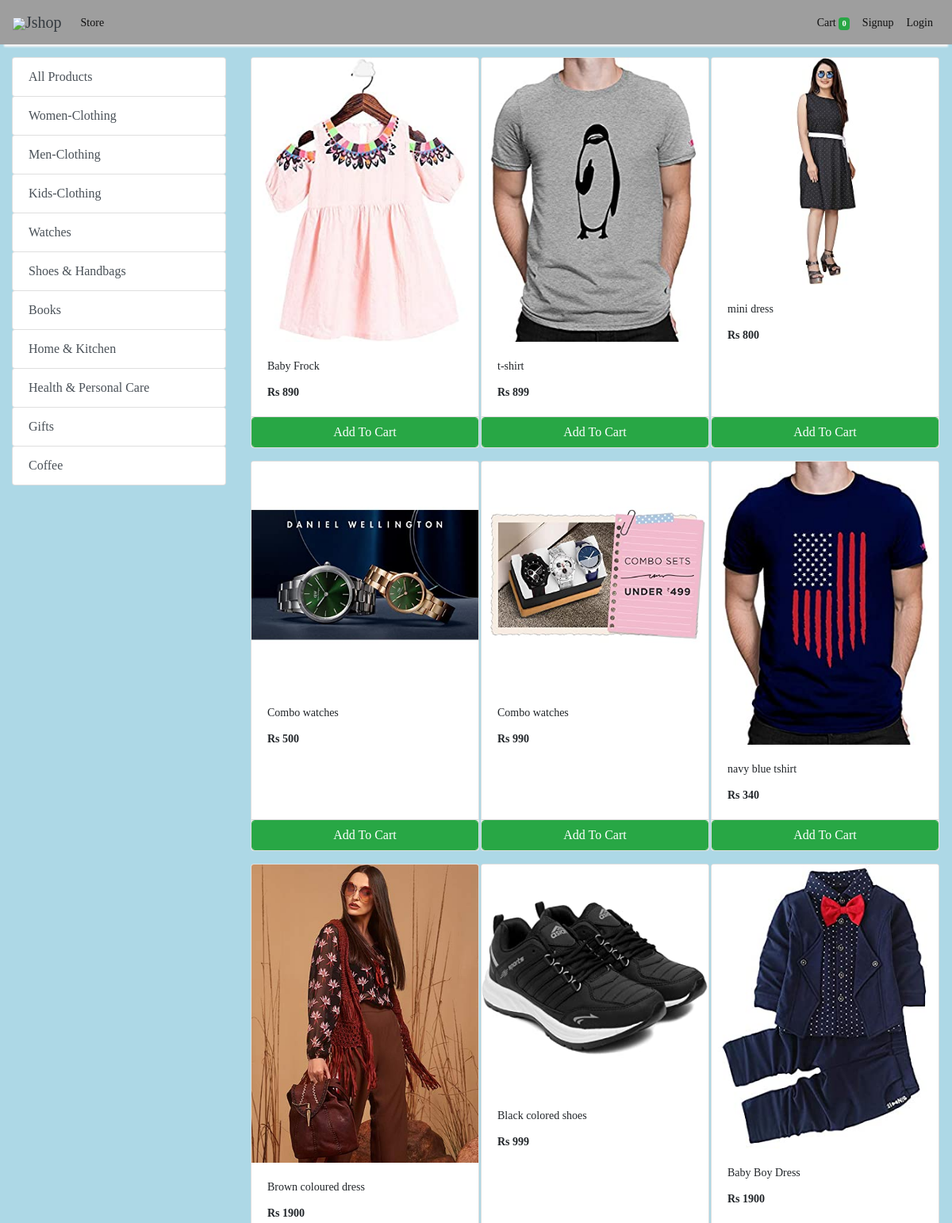
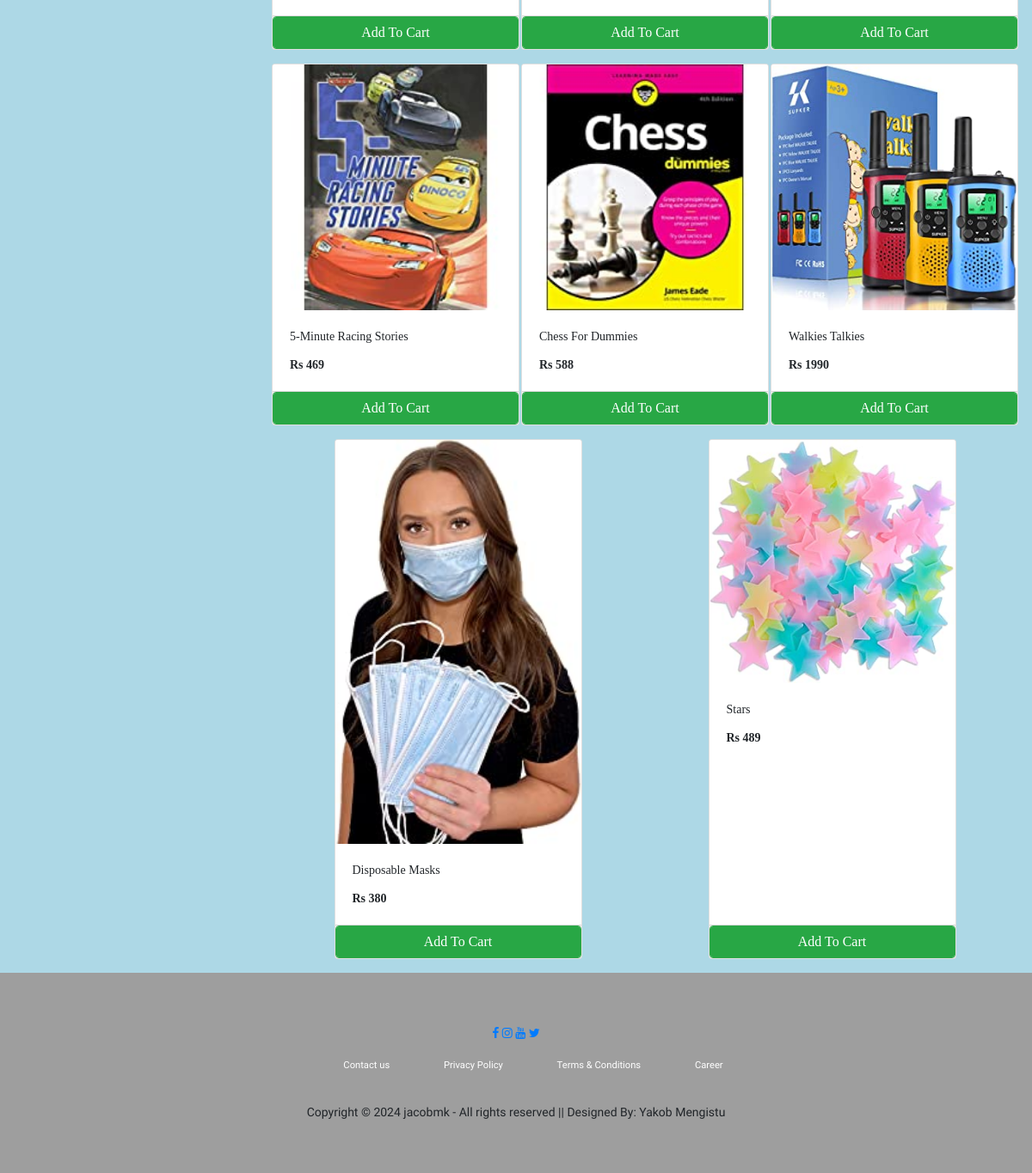
The app's page /store with its own data (2 pictures, top to bottom).
### store/models/category.py (models this page shows, shortened)
class Category(models.Model):
    name= models.CharField(max_length=50)
    @staticmethod
    def get_all_categories():
        return Category.objects.all()

### store/models/product.py (models this page shows, shortened)
class Products(models.Model):
    name = models.CharField(max_length=60)
    price= models.IntegerField(default=0)
    category= models.ForeignKey(Category,on_delete=models.CASCADE,default=1 )
    description= models.CharField(max_length=250, default='', blank=True, null= True)
    image= models.ImageField(upload_to='uploads/products/')
    @staticmethod
    def get_all_products():
        return Products.objects.all()

### store/views/home.py (the view)
# urls.py: path('' , include('store.urls'))
def store(request):
    cart = request.session.get('cart')
    if not cart:
        request.session['cart'] = {}
    products = None
    categories = Category.get_all_categories()
    categoryID = request.GET.get('category')
    if categoryID:
        products = Products.get_all_products_by_categoryid(categoryID)
    else:
        products = Products.get_all_products();
    data = {}
    data['products'] = products
    data['categories'] = categories
    print('you are : ', request.session.get('email'))
    return render(request, 'index.html', data)

### store/templatetags/cart.py (called while the page is built)
@register.filter (name='is_in_cart')
def is_in_cart(product, cart):
    keys = cart.keys ()
    for id in keys:
        if int (id) == product.id:
            return True
    return False;

### store/templatetags/custom_filter.py (called while the page is built)
@register.filter(name='currency')
def currency(number):
    return "Rs "+str(number)

### store/templates/index.html (shortened to what this page needs)
{% extends 'base.html' %}
{% block content %}
{% load cart %}
{% load custom_filter %}
<div class="container-fluid mt-3">
	<div class="row">
		<div class="col-lg-3 mx-auto">
			<div class="list-group">
				<a href="/" class="list-group-item list-group-item-action btn btn-outline-success">All Products</a>
				{% for category in categories %}
				<a href="/?category={{category.id}}"
					class="list-group-item list-group-item-action btn btn-outline-success ">{{category.name}}</a>
				{% endfor %}
			</div>
		</div>
		<div id='products' class="col-lg-9 mx-auto">
			<div class="row mx-auto">
				{% for product in products %}
				<div class="card mx-auto mb-3" id={{product.id}} style="width: 18rem;">
					<img class="card-img-top" src="{{product.image.url}}" alt="Card image cap">
					<div class="card-body">
						<p class="card-title">{{product.name}}</p>
						<p class="card-text"><b>{{product.price|currency}}</b></p>
					</div>
					<div class="card-footer p-0 no-gutters">
						{% if product|is_in_cart:request.session.cart %}
						<div class="row no-gutters">
							<form action="/#{{product.id}}" class="col-2 " method="post">
								{% csrf_token %}
								<input hidden type="text" name='product' value='{{product.id}}'>
								<input hidden type="text" name='remove' value='True'>
								<input type="submit" value=" - " class="btn btn-block btn-success border-right">
							</form>
							<div class="text-center col btn btn-success">{{product|cart_quantity:request.session.cart}} in Cart</div>
							<form action="/#{{product.id}}" class="col-2 " method="post">
								{% csrf_token %}
								<input hidden type="text" name='product' value='{{product.id}}'>
								<input type="submit" value=" + " class="btn btn-block btn-success border-left">
							</form>
						</div>
						{% else %}
						<form action="/#{{product.id}}" method="POST" class="btn-block">
							<input type="submit" class="float-right btn btn-success form-control"
								value="Add To Cart">
						</form>
						{% endif %}
					</div>
				</div>
				{% endfor %}
			</div>
		</div>
	</div>
</div>
{% endblock %}

### records on screen
Category: name "Women-Clothing"
Category: name "Men-Clothing"
Category: name "Kids-Clothing"
Category: name "Watches"
Category: name "Shoes & Handbags"
Category: name "Books"
Category: name "Home & Kitchen"
Category: name "Health & Personal Care"
Category: name "Gifts"
Category: name "Coffee"
Products: image (picture), name "Baby Frock", price "Rs 890"
Products: image (picture), name "t-shirt", price "Rs 899"
Products: image (picture), name "mini dress", price "Rs 800"
Products: image (picture), name "Combo watches", price "Rs 500"
Products: image (picture), name "Combo watches", price "Rs 990"
Products: image (picture), name "navy blue tshirt", price "Rs 340"
Products: image (picture), name "Brown coloured dress", price "Rs 1900"
Products: image (picture), name "Black colored shoes", price "Rs 999"
Products: image (picture), name "Baby Boy Dress", price "Rs 1900"
Products: image (picture), name "5-Minute Racing Stories", price "Rs 469"
Products: image (picture), name "Chess For Dummies", price "Rs 588"
Products: image (picture), name "Walkies Talkies", price "Rs 1990"
Products: image (picture), name "Disposable Masks", price "Rs 380"
Products: image (picture), name "Stars", price "Rs 489"

### other values on screen
{{ request.session.cart.keys|length }} "0"
